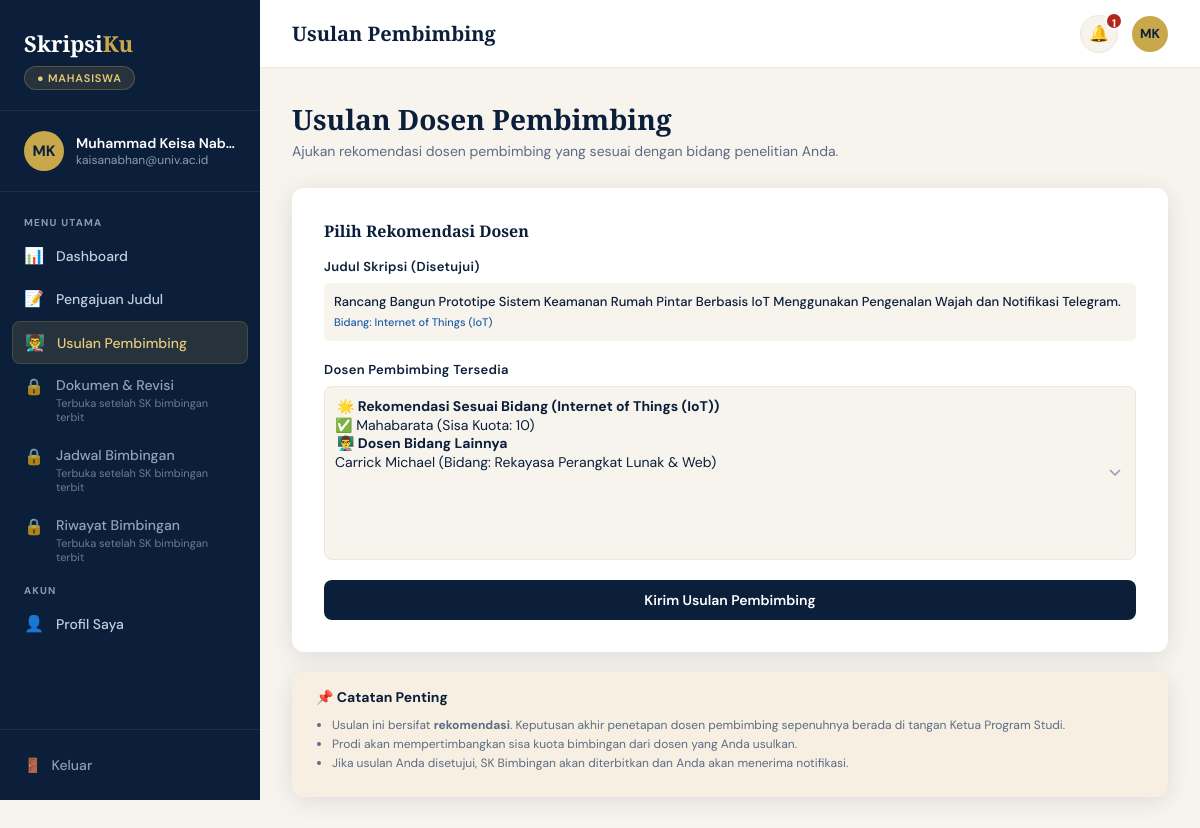
The app's page /mahasiswa/pengajuan_dosen.php (signed in) with its own data.
### tables this page shows
CREATE TABLE `judul_skripsi` (
  `id_judul` int(11) NOT NULL,
  `id_mahasiswa` int(11) NOT NULL,
  `judul_indonesia` text NOT NULL,
  `judul_alternatif_1` text DEFAULT NULL,
  `judul_alternatif_2` text DEFAULT NULL,
  `bidang_penelitian` varchar(100) NOT NULL,
  `latar_belakang` text DEFAULT NULL,
  `metode_penelitian` enum('Agile Software Development','Waterfall Model','RAD (Rapid Application Development)','Prototyping','CRISP-DM (Data Science)','Riset Eksperimental','Kuantitatif','Kualitatif','Lainnya') DEFAULT NULL COMMENT 'Metode pengembangan aplikasi atau penelitian',
  `iterasi` tinyint(3) UNSIGNED NOT NULL DEFAULT 1,
  `usulan_dosen` int(11) DEFAULT NULL COMMENT 'ID Dosen yang diusulkan oleh mahasiswa',
  `status` enum('draft','diajukan','revisi','disetujui','ditolak') NOT NULL DEFAULT 'draft',
  `tgl_pengajuan` datetime NOT NULL DEFAULT current_timestamp(),
  `file_proposal` varchar(255) DEFAULT NULL,
  `file_transkrip` varchar(255) DEFAULT NULL
);

### config/auth.php (called while the page is built, shortened)
<?php
function entityId(): int {
    return (int)($_SESSION['entity_id'] ?? 0);
}
function e(?string $s): string {
    return htmlspecialchars((string)$s, ENT_QUOTES, 'UTF-8');
}

### config/db.php (called while the page is built, shortened)
<?php
function getDB(): PDO {
    static $pdo = null;
    if ($pdo === null) {
        $dsn = sprintf('mysql:host=%s;dbname=%s;charset=%s', DB_HOST, DB_NAME, DB_CHAR);
        $pdo = new PDO($dsn, DB_USER, DB_PASS, [
            PDO::ATTR_ERRMODE            => PDO::ERRMODE_EXCEPTION,
            PDO::ATTR_DEFAULT_FETCH_MODE => PDO::FETCH_ASSOC,
            PDO::ATTR_EMULATE_PREPARES   => false,
        ]);
    }
    return $pdo;
}
function fetchAll(string $sql, array $params = []): array {
    $stmt = getDB()->prepare($sql);
    $stmt->execute($params);
    return $stmt->fetchAll();
}
function fetchOne(string $sql, array $params = []): ?array {
    $stmt = getDB()->prepare($sql);
    $stmt->execute($params);
    $row = $stmt->fetch();
    return $row ?: null;
}

### mahasiswa/pengajuan_dosen.php (the view, shortened to what this page needs)
<?php
require_once __DIR__ . '/../config/db.php';
require_once __DIR__ . '/../config/auth.php';
$eid        = entityId();
$judulDisetujui = fetchOne('SELECT j.*, d.id_dosen, u.nama_lengkap AS nama_dosen_usulan
                            FROM judul_skripsi j
                            LEFT JOIN dosen d ON d.id_dosen = j.usulan_dosen
                            LEFT JOIN user u ON u.id_user = d.id_user
                            WHERE j.id_mahasiswa=? AND j.status="disetujui" LIMIT 1', [$eid]);
$bimbinganAktif = fetchOne('SELECT no_sk FROM bimbingan WHERE id_mahasiswa=? AND status="aktif" LIMIT 1', [$eid]);
$dosenList = fetchAll('SELECT d.id_dosen, u.nama_lengkap, (d.kuota_bimbingan-d.terisi) AS sisa, d.keahlian
                       FROM dosen d JOIN user u ON u.id_user=d.id_user
                       WHERE d.kuota_bimbingan > d.terisi
                       ORDER BY u.nama_lengkap');
include __DIR__ . '/../includes/header.php';
include __DIR__ . '/../includes/sidebar.php';
?>
<div class="layout"><main class="main">
<?php include __DIR__ . '/../includes/topbar.php'; ?>
<div class="content">
  <div class="page-header">
    <h1>Usulan Dosen Pembimbing</h1>
    <p>Ajukan rekomendasi dosen pembimbing yang sesuai dengan bidang penelitian Anda.</p>
  </div>
  <?php if ($bimbinganAktif): ?>
    <div class="alert alert-static success" style="padding:20px; text-align:center;">
        <div style="font-size:30px; margin-bottom:10px;">🎓</div>
        <h3 style="margin:0 0 10px 0; color:var(--navy);">Dosen Pembimbing Telah Ditetapkan</h3>
        <p style="margin:0; font-size:13px; color:var(--slate);">SK Bimbingan Anda sudah terbit (No: <b><?= e($bimbinganAktif['no_sk']) ?></b>). Proses usulan telah ditutup.</p>
    </div>
  <?php else: ?>
    <div class="split" style="--side:340px;">
        <div class="form-card">
            <h2 style="font-size:16px; margin-bottom:16px;">Pilih Rekomendasi Dosen</h2>
            <form method="POST"><?= csrfField() ?>
                <div class="form-group">
                    <label class="form-label">Judul Skripsi (Disetujui)</label>
                    <div style="padding:10px; background:var(--cream); border-radius:6px; font-size:13px; font-weight:500; line-height:1.4;">
                        <?= e($judulDisetujui['judul_indonesia']) ?>
                        <div style="font-size:11px; color:var(--info-text); margin-top:4px;">Bidang: <?= e($judulDisetujui['bidang_penelitian']) ?></div>
                    </div>
                </div>
                <div class="form-group">
                    <label for="f_id_dosen" class="form-label">Dosen Pembimbing Tersedia</label>
                    <select id="f_id_dosen" class="form-input" name="id_dosen" required size="8" style="padding:10px;">
                        <optgroup label="🌟 Rekomendasi Sesuai Bidang (<?= e($judulDisetujui['bidang_penelitian']) ?>)">
                            <?php
                            foreach ($dosenList as $d) {
                                if ($d['keahlian'] === $judulDisetujui['bidang_penelitian']) {
                                    $sel = ($d['id_dosen'] == $judulDisetujui['usulan_dosen']) ? 'selected' : '';
                                    echo '<option value="'.$d['id_dosen'].'" '.$sel.'>✅ '.e($d['nama_lengkap']).' (Sisa Kuota: '.$d['sisa'].')</option>';
                                }
                            }
                            ?>
                        </optgroup>
                        <optgroup label="👨‍🏫 Dosen Bidang Lainnya">
                            <?php
                            foreach ($dosenList as $d) {
                                if ($d['keahlian'] !== $judulDisetujui['bidang_penelitian']) {
                                    $sel = ($d['id_dosen'] == $judulDisetujui['usulan_dosen']) ? 'selected' : '';
                                    echo '<option value="'.$d['id_dosen'].'" '.$sel.'>'.e($d['nama_lengkap']).' (Bidang: '.e($d['keahlian']).')</option>';
                                }
                            }
                            ?>
                        </optgroup>
                    </select>
                </div>
                <button type="submit" class="btn btn-primary btn-full">Kirim Usulan Pembimbing</button>
            </form>
        </div>
        <div>
            <div class="card" style="background:rgba(245, 166, 35, 0.05); border:1px solid var(--warning);">
                <div class="card-body">
                    <h3 style="font-size:14px; color:var(--warning); margin:0 0 10px 0;">📌 Catatan Penting</h3>
                    <ul style="font-size:12px; color:var(--slate); padding-left:16px; margin:0; line-height:1.6;">
                        <li>Usulan ini bersifat <b>rekomendasi</b>. Keputusan akhir penetapan dosen pembimbing sepenuhnya berada di tangan Ketua Program Studi.</li>
                        <li>Prodi akan mempertimbangkan sisa kuota bimbingan dari dosen yang Anda usulkan.</li>
                        <li>Jika usulan Anda disetujui, SK Bimbingan akan diterbitkan dan Anda akan menerima notifikasi.</li>
                    </ul>
                </div>
            </div>
        </div>
    </div>
  <?php endif; ?>
</div>
<?php include __DIR__ . '/../includes/footer.php'; ?>

### assets/style.css (style rules this page uses)
:root { --navy: #0B1F3A; --navy-mid: #132848; --navy-light: #1E3A5F; --gold: #C9A84C; --gold-light: #E8C97A; --cream: #F7F3ED; --cream-dark: #EDE7DC; --white: #FFFFFF; --slate: #5B6B85; --slate-on-dark: #8B9BB4; --slate-light: #C2CEDF; --success: #2ECC8A; --warn: #F5A623; --danger: #E85454; --info: #4A90D9; --success-text: #12784C; --warn-text: #94590A; --danger-text: #B3261E; --info-text: #1F5FA6; --gold-text: #8A6914; --sidebar-w: 260px; --radius: 12px; --radius-sm: 8px; --shadow: 0 4px 24px rgba(11, 31, 58, 0.10); --shadow-lg: 0 12px 48px rgba(11, 31, 58, 0.18); }
*, *::before, *::after { box-sizing: border-box; margin: 0; padding: 0; }
body { font-family: 'DM Sans', sans-serif; background: var(--cream); color: var(--navy); min-height: 100vh; }
.form-group { margin-bottom: 20px; }
.form-label { display: block; font-size: 13px; font-weight: 600; color: var(--navy); margin-bottom: 8px; letter-spacing: .3px; }
.form-input { width: 100%; padding: 12px 16px; border: 1.5px solid var(--cream-dark); border-radius: var(--radius-sm); font-family: 'DM Sans', sans-serif; font-size: 14px; color: var(--navy); background: var(--cream); transition: border-color .2s, box-shadow .2s; outline: none; }
select.form-input { cursor: pointer; appearance: none; background-repeat: no-repeat; background-position: right 14px center; padding-right: 36px; }
.btn { display: inline-flex; align-items: center; gap: 8px; padding: 11px 20px; border-radius: var(--radius-sm); font-family: 'DM Sans', sans-serif; font-size: 14px; font-weight: 600; cursor: pointer; transition: all .2s; border: none; text-decoration: none; white-space: nowrap; }
.btn-primary { background: var(--navy); color: var(--white); }
.btn-full { width: 100%; justify-content: center; }
.layout { display: flex; min-height: 100vh; }
.main { margin-left: var(--sidebar-w); flex: 1; display: flex; flex-direction: column; min-height: 100vh; }
.content { padding: 32px; flex: 1; }
.page-header { margin-bottom: 28px; }
.page-header h1 { font-family: 'Playfair Display', serif; font-size: 28px; font-weight: 700; color: var(--navy); margin-bottom: 4px; }
.page-header p { font-size: 14px; color: var(--slate); }
.card { background: var(--white); border-radius: var(--radius); box-shadow: var(--shadow); overflow: hidden; }
.card-body { padding: 16px 24px 24px; }
.form-card { background: var(--white); border-radius: var(--radius); box-shadow: var(--shadow); padding: 32px; }
.form-card h2 { font-family: 'Playfair Display', serif; font-size: 22px; font-weight: 600; color: var(--navy); margin-bottom: 6px; }
.main, .content, .card, .form-card, .grid-2 > *, .grid-3 > *, .form-row > *, .split > * { min-width: 0; }
.split { display: grid; grid-template-columns: minmax(0, 1fr) var(--side, 340px); gap: 20px; align-items: start; }
@media (max-width: 1280px) { .split, .split--left { grid-template-columns: minmax(0, 1fr); } }

### records on screen
judul_skripsi: judul_indonesia "Rancang Bangun Prototipe Sistem Keamanan Rumah Pintar Berbasis IoT Menggunakan Pengenalan Wajah dan Notifikasi Telegram.", bidang_penelitian "Internet of Things (IoT)"

### other values on screen
$roleLabel "MAHASISWA"
$initials "MK"
$user['nama_lengkap'] "Muhammad Keisa Nab…"
$user['email'] "kaisanabhan@univ.ac.id"
$group['section'] "MENU UTAMA"
$item['icon'] "📊"
$item['label'] "Dashboard"
$item['icon'] "📝"
$item['label'] "Pengajuan Judul"
$item['icon'] "👨‍🏫"
$item['label'] "Usulan Pembimbing"
$item['label'] "Dokumen & Revisi"
$item['hint'] "Terbuka setelah SK bimbingan terbit"
$item['label'] "Jadwal Bimbingan"
$item['label'] "Riwayat Bimbingan"
